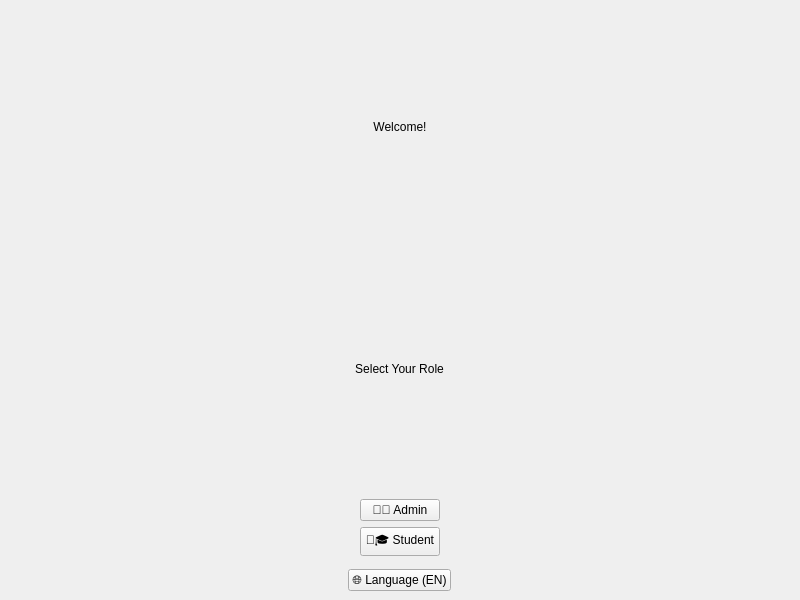
<?xml version="1.0" encoding="UTF-8"?>
<ui version="4.0">
 <class>MainWindow</class>
 <widget class="QMainWindow" name="MainWindow">
  <property name="geometry">
   <rect>
    <x>0</x>
    <y>0</y>
    <width>800</width>
    <height>600</height>
   </rect>
  </property>
  <widget class="QWidget" name="centralwidget">
   <layout class="QVBoxLayout" name="verticalLayout">
    <item alignment="Qt::AlignHCenter">
     <widget class="QLabel" name="titleLabel">
      <property name="text">
       <string>Welcome!</string>
      </property>
      <property name="alignment">
       <set>Qt::AlignCenter</set>
      </property>
     </widget>
    </item>
    <item alignment="Qt::AlignHCenter">
     <widget class="QLabel" name="subtitleLabel">
      <property name="text">
       <string>Select Your Role</string>
      </property>
      <property name="alignment">
       <set>Qt::AlignCenter</set>
      </property>
     </widget>
    </item>
    <item>
     <spacer name="verticalSpacer">
      <property name="orientation">
       <enum>Qt::Vertical</enum>
      </property>
     </spacer>
    </item>
    <item alignment="Qt::AlignHCenter">
     <widget class="QPushButton" name="adminButton">
      <property name="text">
       <string>👨‍💼 Admin</string>
      </property>
     </widget>
    </item>
    <item alignment="Qt::AlignHCenter">
     <widget class="QPushButton" name="studentButton">
      <property name="text">
       <string>👨‍🎓 Student</string>
      </property>
     </widget>
    </item>
    <item>
     <spacer name="verticalSpacer2">
      <property name="orientation">
       <enum>Qt::Vertical</enum>
      </property>
     </spacer>
    </item>
    <item alignment="Qt::AlignHCenter">
     <widget class="QPushButton" name="languageButton">
      <property name="text">
       <string>🌐 Language (EN)</string>
      </property>
     </widget>
    </item>
   </layout>
  </widget>
 </widget>
 <resources/>
 <connections/>
</ui>
